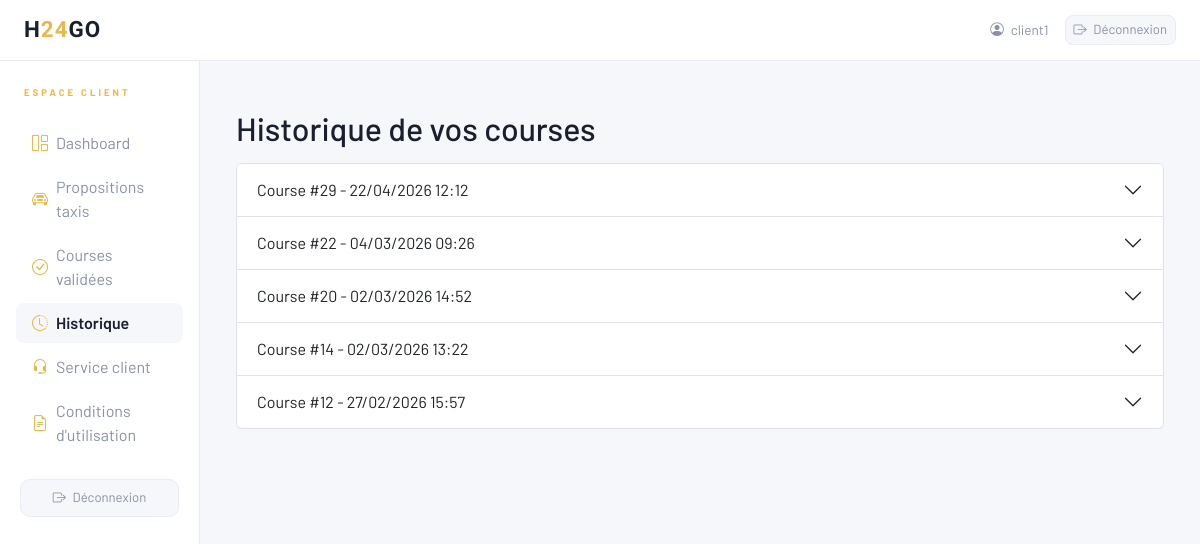
/client/historique/ (signed in), run on the app's committed database.
### core/models.py (models this page shows, shortened)
class User(AbstractUser):
    ROLE_CHOICES = (
        ('client', 'Client'),
        ('coiffeuse', 'Coiffeuse'),
        ('taxi', 'Taxi'),
    )
    role = models.CharField(max_length=20, choices=ROLE_CHOICES)

class Course(models.Model):
    STATUS_CHOICES = (
        ('pending', 'En attente'),
        ('proposed', 'Proposition taxi'),
        ('accepted', 'Acceptée'),
        ('completed', 'Terminée'),
        ('cancelled', 'Annulée'),
    )
    client = models.ForeignKey('Client', on_delete=models.CASCADE, related_name='courses')
    taxi = models.ForeignKey('Taxi', on_delete=models.SET_NULL, null=True, blank=True, related_name='courses')
    adresse_depart = models.CharField(max_length=255)
    adresse_arrivee = models.CharField(max_length=255)
    prix_propose = models.DecimalField(max_digits=8, decimal_places=2, null=True, blank=True)
    temps_arrivee = models.CharField(max_length=50, null=True, blank=True)
    status = models.CharField(max_length=20, choices=STATUS_CHOICES, default='pending')
    temps_arrivee = models.CharField(max_length=50, null=True, blank=True)
    arrivee_estimee = models.DateTimeField(null=True, blank=True)
    paiement_admin = models.BooleanField(default=False)
    created_at = models.DateTimeField(auto_now_add=True)

### core/views.py (the view)
# urls.py: path('client/historique/', views.historique_client, name='historique_client'),
@login_required
def historique_client(request):
    client = request.user.client  # On suppose que le modèle Client est lié à User
    payments = Payment.objects.filter(user=request.user, status__in=["success", "paid"]).order_by("-created_at")
    courses = Course.objects.filter(client=client, status="paid").order_by("-created_at")
    context = {
        'courses': courses,
        'payments': payments,
    }
    return render(request, 'client/historique.html', context)

### core/templates/client/historique.html (shortened to what this page needs)
{% extends 'client/base_client.html' %}
{% block content %}
<div class="container my-4">
    <h2 class="mb-3">Historique de vos courses</h2>
    {% if courses %}
        <div class="accordion mb-4" id="coursesAccordion">
            {% for course in courses %}
            <div class="accordion-item">
                <h2 class="accordion-header" id="courseHeading{{ course.id }}">
                    <button class="accordion-button collapsed" type="button" data-bs-toggle="collapse" data-bs-target="#courseCollapse{{ course.id }}" aria-expanded="false" aria-controls="courseCollapse{{ course.id }}">
                        Course #{{ course.id }} - {{ course.created_at|date:"d/m/Y H:i" }}
                    </button>
                </h2>
            </div>
            {% endfor %}
        </div>
    {% else %}
        <div class="alert alert-info">Aucune course payée pour le moment.</div>
    {% endif %}
</div>
{% endblock %}

### core/templates/client/base_client.html (shortened to what this page needs)
{% load static %}
<!DOCTYPE html>
<html lang="fr">
<head>
    <link href="https://cdn.jsdelivr.net/npm/bootstrap@5.3.2/dist/css/bootstrap.min.css" rel="stylesheet">
    <link href="https://cdn.jsdelivr.net/npm/bootstrap-icons@1.11.1/font/bootstrap-icons.css" rel="stylesheet">
</head>
<body style="background:#f5f7fa; color:#1a1f2e; font-family:'Barlow',sans-serif; min-height:100vh;">
<nav style="background:#fff; border-bottom:1px solid #e8ecf2;" class="navbar navbar-expand-lg sticky-top shadow-none">
    <div class="container-fluid px-3 px-md-4">
        <a class="navbar-brand" href="{% url 'client_dashboard' %}" style="text-decoration:none;">
            <span style="font-family:'Barlow Condensed',sans-serif; font-weight:900; font-size:1.4rem; color:#1a1f2e; letter-spacing:1px;">
                H<span style="color:#e8b94a;">24</span>GO
            </span>
        </a>
        <div class="ms-auto d-none d-lg-flex align-items-center gap-3">
            <span style="color:#8892a4; font-size:0.85rem;">
                <i class="bi bi-person-circle me-1"></i> {{ request.user.username }}
            </span>
            <a href="{% url 'logout' %}" class="btn btn-sm"
               style="background:#f5f7fa; color:#8892a4; border:1px solid #e8ecf2; border-radius:8px; font-size:0.82rem;">
                <i class="bi bi-box-arrow-right me-1"></i> Déconnexion
            </a>
        </div>
    </div>
</nav>
<div class="container-fluid">
    <div class="row">
        <nav class="col-lg-2 d-none d-lg-block px-3 pt-4"
             style="background:#fff; border-right:1px solid #e8ecf2; min-height:calc(100vh - 57px); position:sticky; top:57px; height:calc(100vh - 57px); overflow-y:auto;">
            <div class="mb-4 px-2">
                <div style="font-size:0.6rem; letter-spacing:3px; text-transform:uppercase; color:#e8b94a; font-weight:700;">
                    Espace Client
                </div>
            </div>
            <ul class="nav flex-column gap-1">
                <li class="nav-item">
                    <a class="nav-link rounded-3 px-3 py-2 d-flex align-items-center gap-2"
                       href="{% url 'client_dashboard' %}"
                       style="color:{% if request.resolver_match.url_name == 'client_dashboard' %}#1a1f2e{% else %}#8892a4{% endif %};
                              background:{% if request.resolver_match.url_name == 'client_dashboard' %}#f5f7fa{% else %}transparent{% endif %};
                              font-weight:{% if request.resolver_match.url_name == 'client_dashboard' %}600{% else %}400{% endif %};">
                        <i class="bi bi-grid-1x2" style="color:#e8b94a;"></i> Dashboard
                    </a>
                </li>
                <li class="nav-item">
                    <a class="nav-link rounded-3 px-3 py-2 d-flex align-items-center gap-2"
                       href="{% url 'client_all_propositions' %}"
                       style="color:{% if request.resolver_match.url_name == 'client_all_propositions' %}#1a1f2e{% else %}#8892a4{% endif %};
                              background:{% if request.resolver_match.url_name == 'client_all_propositions' %}#f5f7fa{% else %}transparent{% endif %};
                              font-weight:{% if request.resolver_match.url_name == 'client_all_propositions' %}600{% else %}400{% endif %};">
                        <i class="bi bi-car-front" style="color:#e8b94a;"></i> Propositions taxis
                    </a>
                </li>
                <li class="nav-item">
                    <a class="nav-link rounded-3 px-3 py-2 d-flex align-items-center gap-2"
                       href="{% url 'client_courses_valides' %}"
                       style="color:{% if request.resolver_match.url_name == 'client_courses_valides' %}#1a1f2e{% else %}#8892a4{% endif %};
                              background:{% if request.resolver_match.url_name == 'client_courses_valides' %}#f5f7fa{% else %}transparent{% endif %};
                              font-weight:{% if request.resolver_match.url_name == 'client_courses_valides' %}600{% else %}400{% endif %};">
                        <i class="bi bi-check-circle" style="color:#e8b94a;"></i> Courses validées
                    </a>
                </li>
                <li class="nav-item">
                    <a class="nav-link rounded-3 px-3 py-2 d-flex align-items-center gap-2"
                       href="{% url 'historique_client' %}"
                       style="color:{% if request.resolver_match.url_name == 'historique_client' %}#1a1f2e{% else %}#8892a4{% endif %};
                              background:{% if request.resolver_match.url_name == 'historique_client' %}#f5f7fa{% else %}transparent{% endif %};
                              font-weight:{% if request.resolver_match.url_name == 'historique_client' %}600{% else %}400{% endif %};">
                        <i class="bi bi-clock-history" style="color:#e8b94a;"></i> Historique
                    </a>
                </li>
                <li class="nav-item">
                    <a class="nav-link rounded-3 px-3 py-2 d-flex align-items-center gap-2"
                       href="{% url 'service_client' %}"
                       style="color:{% if request.resolver_match.url_name == 'service_client' %}#1a1f2e{% else %}#8892a4{% endif %};
                              background:{% if request.resolver_match.url_name == 'service_client' %}#f5f7fa{% else %}transparent{% endif %};
                              font-weight:{% if request.resolver_match.url_name == 'service_client' %}600{% else %}400{% endif %};">
                        <i class="bi bi-headset" style="color:#e8b94a;"></i> Service client
                    </a>
                </li>
                <li class="nav-item">
                    <a class="nav-link rounded-3 px-3 py-2 d-flex align-items-center gap-2"
                       href="{% url 'cgu' %}"
                       style="color:{% if request.resolver_match.url_name == 'cgu' %}#1a1f2e{% else %}#8892a4{% endif %};
                              background:{% if request.resolver_match.url_name == 'cgu' %}#f5f7fa{% else %}transparent{% endif %};
                              font-weight:{% if request.resolver_match.url_name == 'cgu' %}600{% else %}400{% endif %};">
                        <i class="bi bi-file-earmark-text" style="color:#e8b94a;"></i> Conditions d'utilisation
                    </a>
                </li>
            </ul>
            <div class="mt-4 px-1">
                <a href="{% url 'logout' %}" class="btn w-100 py-2"
                   style="background:#f5f7fa; color:#8892a4; border:1px solid #e8ecf2; border-radius:10px; font-size:0.82rem;">
                    <i class="bi bi-box-arrow-right me-1"></i> Déconnexion
                </a>
            </div>
        </nav>
        <main class="col-lg-10 ms-sm-auto px-3 px-md-4 py-4" style="background:#f5f7fa; min-height:calc(100vh - 57px);">
            {% block content %}{% endblock %}
        </main>
    </div>
</div>
</body>
</html>

### data on the page
User: user.username "client1"
Course: id "29", created_at "22/04/2026 12:12"
Course: id "22", created_at "04/03/2026 09:26"
Course: id "20", created_at "02/03/2026 14:52"
Course: id "14", created_at "02/03/2026 13:22"
Course: id "12", created_at "27/02/2026 15:57"
